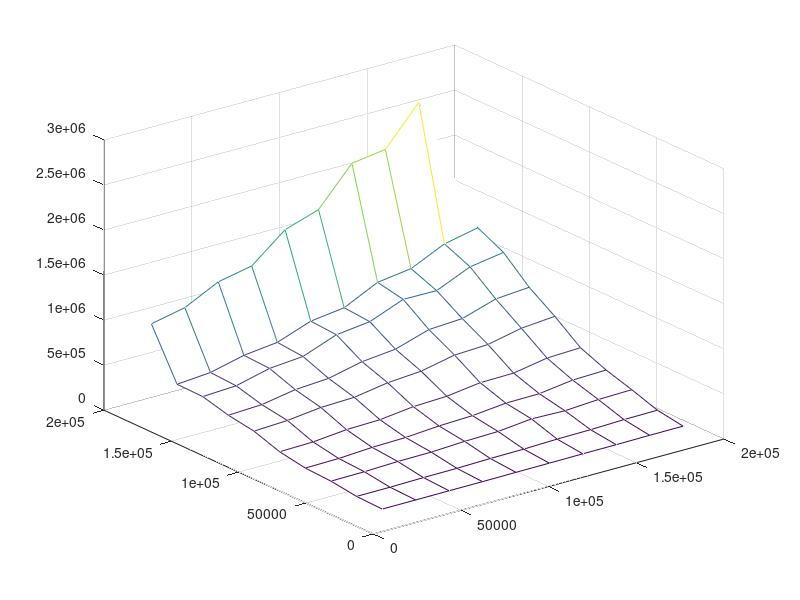

The MATLAB source for this figure:
xx = [193647,174592,155537,136482,117427,98372,79317,60262,41207,22152,;193648,174593,155538,136483,117428,98373,79318,60263,41208,22153,;193649,174594,155539,136484,117429,98374,79319,60264,41209,22154,;193650,174595,155540,136485,117430,98375,79320,60265,41210,22155,;193651,174596,155541,136486,117431,98376,79321,60266,41211,22156,;193652,174597,155542,136487,117432,98377,79322,60267,41212,22157,;193653,174598,155543,136488,117433,98378,79323,60268,41213,22158,;193654,174599,155544,136489,117434,98379,79324,60269,41214,22159,;193655,174600,155545,136490,117435,98380,79325,60270,41215,22160,;193656,174601,155546,136491,117436,98381,79326,60271,41216,22161,;]
yy = [193657,193656,193655,193654,193653,193652,193651,193650,193649,193648,;174602,174601,174600,174599,174598,174597,174596,174595,174594,174593,;155547,155546,155545,155544,155543,155542,155541,155540,155539,155538,;136492,136491,136490,136489,136488,136487,136486,136485,136484,136483,;117437,117436,117435,117434,117433,117432,117431,117430,117429,117428,;98382,98381,98380,98379,98378,98377,98376,98375,98374,98373,;79327,79326,79325,79324,79323,79322,79321,79320,79319,79318,;60272,60271,60270,60269,60268,60267,60266,60265,60264,60263,;41217,41216,41215,41214,41213,41212,41211,41210,41209,41208,;22162,22161,22160,22159,22158,22157,22156,22155,22154,22153,;]
zz = [1.40575e+06,2.54015e+06,2.11879e+06,2.06509e+06,1.65166e+06,1.52855e+06,1.22667e+06,1.15093e+06,964918,886283,;1.17897e+06,1.10057e+06,926677,874516,693169,644672,509612,466367,376071,346026,;1.03642e+06,976729,813159,816320,669466,624741,484068,452075,359551,340090,;780064,750831,633715,612135,494982,456622,371767,346910,281275,264041,;588761,557094,477053,459772,381810,353520,292497,280301,236505,218144,;371506,356723,290434,284143,234137,219249,174724,164934,129018,120290,;254596,243209,192810,187853,149691,135970,108209,98922.6,76231.8,70215.5,;166858,158306,134191,144002,105011,95576.6,76802.3,73204.6,59934.1,56036.2,;70229,66325.3,54791.5,50839.6,40024.9,36551.9,27631.3,25306.7,19048.4,17317.4,;24198.7,22756.5,19292.9,18315.9,15310.6,13570.9,10703.5,10042.9,8443.95,7664.39,;]
mesh(xx,yy,zz)